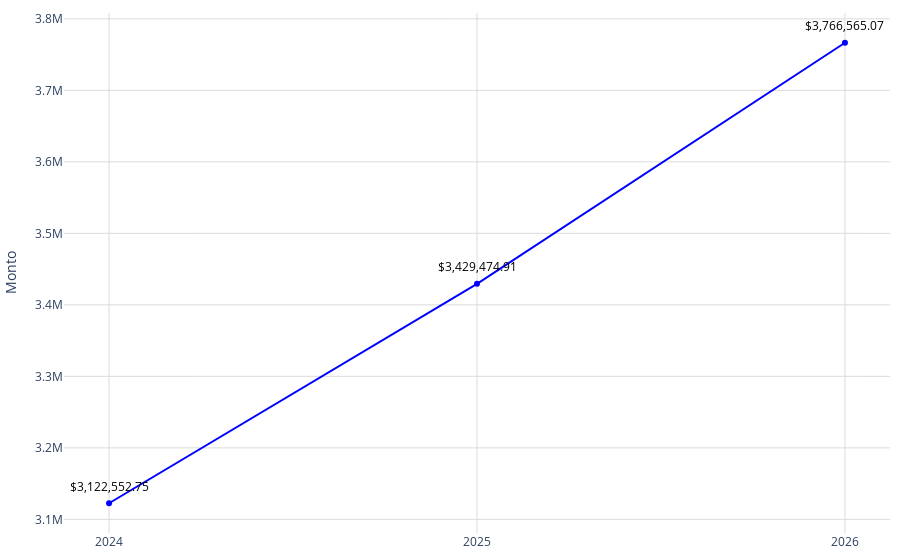

Here is the notebook cell this chart was saved with:
### Code cell
# Datos
año = nueva_conteo_pachuca['año']
promedio = nueva_conteo_pachuca['promedio']

# Crear una función para formatear los valores grandes en palabras en español
def formatear_numero(valor):
    if valor >= 1_000_000_000_000:
        return f'{valor / 1_000_000_000:.2f} billones'
    elif valor >= 1_000_000_000:
        return f'{valor / 1_000_000_000:.0f} mil millones'  # Mil millones
    elif valor >= 1_000_000:
        return f'{valor / 1_000_000:.0f} millones'  # Millones
    elif valor >= 1_000:
        return f'{valor / 1_000:.0f} mil'  # Mil
    else:
        return str(valor)
# Configurar los valores y el texto del eje Y
tickvals = [3094139, 3398268, 3732291]  # Valores enteros de promedio
ticktext = [formatear_numero(val) for val in tickvals]

fig = go.Figure()
fig.add_trace(go.Scatter(
    x=año,
    y=promedio,
    mode='markers+lines',
    marker=dict(color='blue'),
))
# Agregar anotaciones para mostrar los valores encima de los puntos
for a, p in zip(año, promedio):
    fig.add_annotation(
        x=a,
        y=p,
        text=f"${p:,.2f}",  # Formatear el valor del promedio como moneda
        showarrow=False,
        font=dict(color='black', size=12),
        xshift=0,
        yshift=17,
        textangle=0
    )
# Actualizar diseño
fig.update_layout(
    #title='Plusvalía estimada',   
    yaxis=dict(
        title="Monto",
        gridwidth=1,  # Ancho de las líneas de la cuadrícula
        gridcolor='#dddcda', 

    ),
    xaxis=dict(
        gridcolor='#dddcda', 
        tickmode='array',
        tickvals=año,
        ticktext=año
    ),
    plot_bgcolor='rgba(0,0,0,0)',
        margin=dict(l=10, r=10, t=10, b=10)
)


# Exportar gráfica como archivo HTML
def guardar_grafico_como_html(fig, nombre_archivo, carpeta='assets/graficas'):
    # Crear la carpeta si no existe
    if not os.path.exists(carpeta):
        os.makedirs(carpeta)
    
    # Configuración personalizada para la gráfica
    config = {
        'displaylogo': False,  # Ocultar el logo de Plotly
        'modeBarButtonsToRemove': [
            'toImage',       # Botón para guardar como imagen
            'select2d',      # Box select
            'lasso2d',       # Lasso select
            'resetScale2d',  # Reset Axes
        ]
    }

    # Guardar la gráfica como archivo HTML
    pio.write_html(fig, f'{carpeta}/{nombre_archivo}.html', config=config)

guardar_grafico_como_html(fig, 'g_scatt_plusvaliaestimada_ano', carpeta='assets/graficas')
fig.show()

### Figure 1 — Plotly figure (JSON) as saved in the notebook; plotly's stock layout.template omitted (floating-point values rounded to 4 significant figures)
{"data": [{"marker": {"color": "blue"}, "mode": "markers+lines", "type": "scatter", "x": [2024, 2025, 2026], "y": [3123000.0, 3429000.0, 3767000.0]}], "layout": {"annotations": [{"font": {"color": "black", "size": 12}, "showarrow": false, "text": "$3,122,552.75", "textangle": 0, "x": 2024, "xshift": 0, "y": 3123000.0, "yshift": 17}, {"font": {"color": "black", "size": 12}, "showarrow": false, "text": "$3,429,474.91", "textangle": 0, "x": 2025, "xshift": 0, "y": 3429000.0, "yshift": 17}, {"font": {"color": "black", "size": 12}, "showarrow": false, "text": "$3,766,565.07", "textangle": 0, "x": 2026, "xshift": 0, "y": 3767000.0, "yshift": 17}], "margin": {"b": 10, "l": 10, "r": 10, "t": 10}, "plot_bgcolor": "rgba(0,0,0,0)", "xaxis": {"gridcolor": "#dddcda", "tickmode": "array", "ticktext": [2024, 2025, 2026], "tickvals": [2024, 2025, 2026]}, "yaxis": {"gridcolor": "#dddcda", "gridwidth": 1, "title": {"text": "Monto"}}}}
